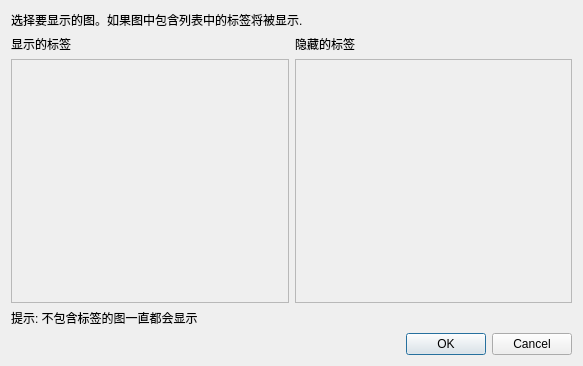
<?xml version="1.0" encoding="UTF-8"?>
<ui version="4.0">
 <class>LayersDialog</class>
 <widget class="QDialog" name="LayersDialog">
  <property name="geometry">
   <rect>
    <x>0</x>
    <y>0</y>
    <width>583</width>
    <height>366</height>
   </rect>
  </property>
  <property name="windowTitle">
   <string>Select Layers</string>
  </property>
  <layout class="QVBoxLayout" name="verticalLayout">
   <item>
    <widget class="QLabel" name="intro">
     <property name="text">
      <string>选择要显示的图。如果图中包含列表中的标签将被显示.</string>
     </property>
     <property name="wordWrap">
      <bool>true</bool>
     </property>
    </widget>
   </item>
   <item>
    <layout class="QGridLayout" name="gridLayout">
     <item row="1" column="1">
      <widget class="QScrollArea" name="hideFigScrollArea">
       <property name="widgetResizable">
        <bool>true</bool>
       </property>
       <property name="alignment">
        <set>Qt::AlignLeading|Qt::AlignLeft|Qt::AlignTop</set>
       </property>
       <widget class="QWidget" name="hideFigWidget">
        <property name="geometry">
         <rect>
          <x>0</x>
          <y>0</y>
          <width>274</width>
          <height>239</height>
         </rect>
        </property>
        <layout class="QVBoxLayout" name="verticalLayout_4"/>
       </widget>
      </widget>
     </item>
     <item row="0" column="0">
      <widget class="QLabel" name="showFigures">
       <property name="text">
        <string>显示的标签</string>
       </property>
      </widget>
     </item>
     <item row="0" column="1">
      <widget class="QLabel" name="hideFigures">
       <property name="text">
        <string>隐藏的标签</string>
       </property>
      </widget>
     </item>
     <item row="1" column="0">
      <widget class="QScrollArea" name="showFigScrollArea">
       <property name="widgetResizable">
        <bool>true</bool>
       </property>
       <property name="alignment">
        <set>Qt::AlignLeading|Qt::AlignLeft|Qt::AlignTop</set>
       </property>
       <widget class="QWidget" name="showFigWidget">
        <property name="geometry">
         <rect>
          <x>0</x>
          <y>0</y>
          <width>274</width>
          <height>239</height>
         </rect>
        </property>
        <layout class="QVBoxLayout" name="verticalLayout_3">
         <property name="sizeConstraint">
          <enum>QLayout::SetDefaultConstraint</enum>
         </property>
        </layout>
       </widget>
      </widget>
     </item>
    </layout>
   </item>
   <item>
    <widget class="QLabel" name="note">
     <property name="text">
      <string>提示: 不包含标签的图一直都会显示</string>
     </property>
    </widget>
   </item>
   <item>
    <widget class="QDialogButtonBox" name="buttonBox">
     <property name="orientation">
      <enum>Qt::Horizontal</enum>
     </property>
     <property name="standardButtons">
      <set>QDialogButtonBox::Cancel|QDialogButtonBox::Ok</set>
     </property>
    </widget>
   </item>
  </layout>
 </widget>
 <resources/>
 <connections>
  <connection>
   <sender>buttonBox</sender>
   <signal>accepted()</signal>
   <receiver>LayersDialog</receiver>
   <slot>accept()</slot>
   <hints>
    <hint type="sourcelabel">
     <x>248</x>
     <y>254</y>
    </hint>
    <hint type="destinationlabel">
     <x>157</x>
     <y>274</y>
    </hint>
   </hints>
  </connection>
  <connection>
   <sender>buttonBox</sender>
   <signal>rejected()</signal>
   <receiver>LayersDialog</receiver>
   <slot>reject()</slot>
   <hints>
    <hint type="sourcelabel">
     <x>316</x>
     <y>260</y>
    </hint>
    <hint type="destinationlabel">
     <x>286</x>
     <y>274</y>
    </hint>
   </hints>
  </connection>
 </connections>
</ui>
